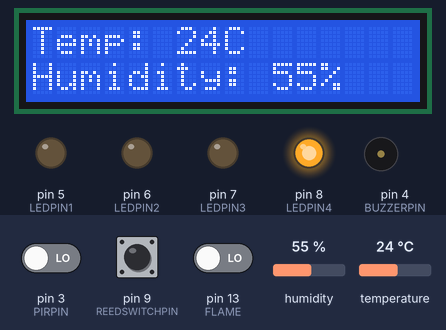
Simulated run of this sketch. Board: Arduino Uno, built with avr-gcc and run on an emulated ATmega328P. Parts: 16×2 character LCD, output pins drawn as LEDs (lit = HIGH), buzzer (waves = sounding). The test bench sets the inputs (shaded band); at power-on: pin 9 (REEDSWITCHPIN) HIGH, humidity 55 %, pin 3 (PIRPIN) LOW, pin 13 (FLAME) LOW, temperature 24 °C. What the sketch prints to the serial monitor is not drawn.

Above: at 1.3 s.
1.4 s: pin 9 (REEDSWITCHPIN) pulled LOW for 0.15 s
At 1.47 s:
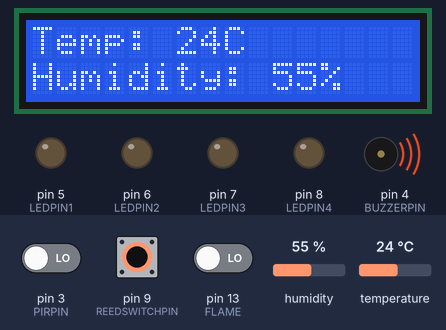
3.1 s: humidity set to 59 %
At 5.5 s:
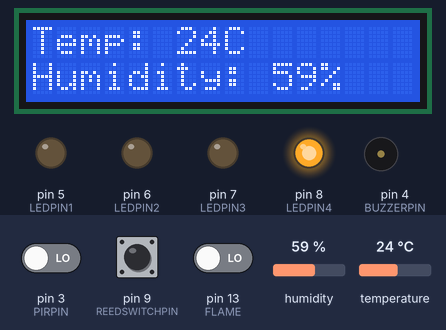
5.8 s: humidity set to 62 %
At 7.3 s:
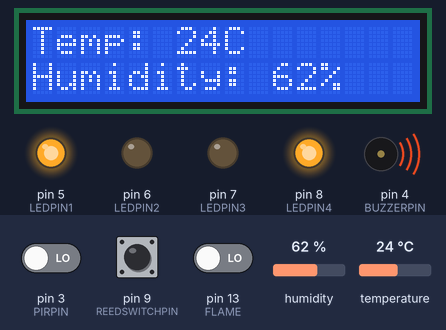
7.8 s: pin 3 (PIRPIN) driven HIGH
At 8.2 s:
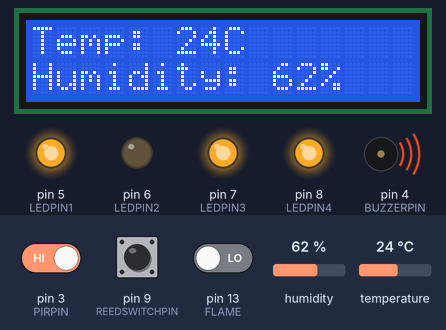
9.3 s: pin 13 (FLAME) driven HIGH
At 9.8 s:
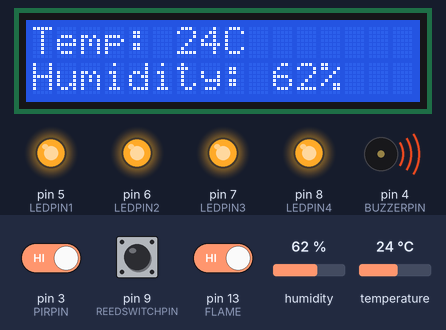
10.9 s: pin 9 (REEDSWITCHPIN) pulled LOW for 1 s
At 11.7 s:
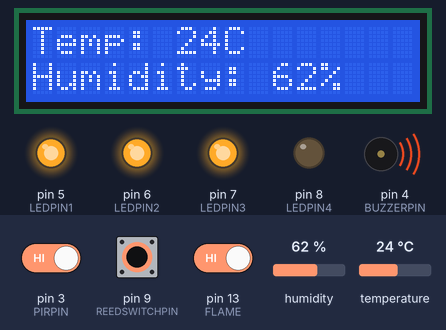
Timing chart, 0 to 13.9 s (numbered marks = the images above; inputs shaded):
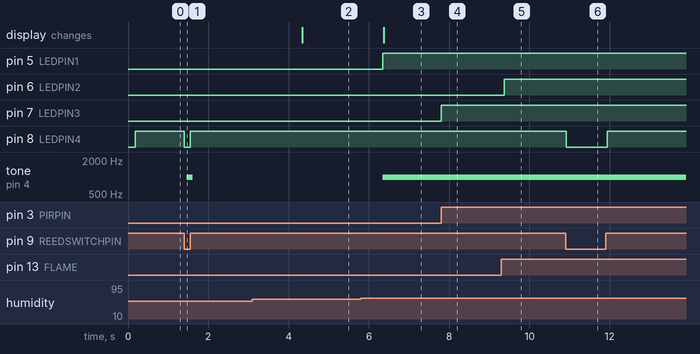

Measured:
- the behaviour switches between 60 and 61 % on humidity (found by bisection; images 2 and 3)
- after the input at 1.4 s, pin 8 (LEDPIN4): HIGH → LOW at once, → HIGH 0.15 s later; tone on pin 4 (BUZZERPIN): silent → 1000 Hz after 0.07 s, → silent 0.15 s later
- after the input at 3.1 s, the display: changes after 1.2 s (image 2)
- after the input at 5.8 s, pin 5 (LEDPIN1): LOW → HIGH after 0.55 s; tone on pin 4 (BUZZERPIN): silent → 1000 Hz after 0.55 s; the display: changes after 0.57 s (image 3)
- after the input at 7.8 s, pin 7 (LEDPIN3): LOW → HIGH at once
- after the input at 9.3 s, pin 6 (LEDPIN2): LOW → HIGH after 0.07 s
- after the input at 10.9 s, pin 8 (LEDPIN4): HIGH → LOW at once, → HIGH 1.0 s later

The sketch:

version1.ino
```cpp
#include <LiquidCrystal_I2C.h>     // include library for the LCD
#include "DHT.h"  // include library for the temperature and humidity sensor


#define DHTPIN 2             // DHT11 data pin connected to digital pin 2
#define DHTTYPE DHT11
#define FLAME 13          // Flame sensor analog pin connected to analog pin A0
#define PIRPIN 3             // PIR sensor digital pin connected to digital pin 3
#define PHOTOPIN A1          // Photoresistor analog pin connected to analog pin A1
#define BUZZERPIN 4          // Buzzer digital pin connected to digital pin 4
#define LEDPIN1 5            // LED 1 digital pin connected to digital pin 5
#define LEDPIN2 6            // LED 2 digital pin connected to digital pin 6
#define LEDPIN3 7            // LED 3 digital pin connected to digital pin 7
#define LEDPIN4 8            // LED 4 digital pin connected to digital pin 8
#define REEDSWITCHPIN 9      // Mini reed switch digital pin connected to digital pin 9
#define BUTTONPIN1 10        // Button 1 digital pin connected to digital pin 10
#define BUTTONPIN2 11        // Button 2 digital pin connected to digital pin 11
//#define BUTTONPIN3 12        // Button 3 digital pin connected to digital pin 12
//#define BUTTONPIN4 13        // Button 4 digital pin connected to digital pin 13

DHT dht(DHTPIN, DHTTYPE);

LiquidCrystal_I2C lcd(0x27, 16, 2);  // Set the LCD I2C address and size
//const int flamesensorMin = 0; // sensor minimum
//const int flamesensorMax = 0; // sensor maximum

void setup() {
Serial.begin(9600);
lcd.init();
lcd.begin(16, 2);           // Initialize the LCD
lcd.backlight();            // Turn on the LCD backlight
lcd.clear();
pinMode(LEDPIN1, OUTPUT);   // Set LED 1 pin as output
pinMode(LEDPIN2, OUTPUT);   // Set LED 2 pin as output
pinMode(LEDPIN3, OUTPUT);   // Set LED 3 pin as output
pinMode(LEDPIN4, OUTPUT);   // Set LED 4 pin as output
pinMode(BUZZERPIN, OUTPUT); // Set buzzer pin as output
pinMode(REEDSWITCHPIN, INPUT_PULLUP); // Set mini reed switch pin as input with internal pull-up resistor
pinMode(PIRPIN, INPUT);     // Set PIR sensor pin as input
pinMode(BUTTONPIN1, INPUT_PULLUP); // Set button 1 pin as input with internal pull-up resistor
//pinMode(BUTTONPIN2, INPUT_PULLUP); // Set button 2 pin as input with internal pull-up resistor
//pinMode(BUTTONPIN3, INPUT_PULLUP); // Set button 3 pin as input with internal pull-up resistor
//pinMode(BUTTONPIN4, INPUT_PULLUP); // Set button 4 pin as input with internal pull-up resistor
pinMode(FLAME, INPUT);
}

void loop() {
// Read temperature and humidity from DHT11 sensor
int temperature = dht.readTemperature();
int humidity = dht.readHumidity();
lcd.setCursor(0, 0);
lcd.print("Temp: ");
lcd.print(temperature);
lcd.print("C");
lcd.setCursor(0, 1);
lcd.print("Humidity: ");
lcd.print(humidity);
lcd.print("%");

if (temperature > 24 or humidity > 60) {
    digitalWrite(LEDPIN1, HIGH);
    //tone(BUZZERPIN,1000);
  } else {
    digitalWrite(LEDPIN1, LOW);
    //noTone(BUZZERPIN);
      }
Serial.print("Humidity: ");
Serial.print(humidity);
Serial.print(" %\t");
Serial.print("Temperature: ");
Serial.print(temperature);
Serial.println(" *C ");

// Read flame sensor value
if (digitalRead(FLAME) == HIGH)  {
  digitalWrite(LEDPIN2, HIGH);
  //noTone(BUZZERPIN);
  Serial.println("Fire!");
  }else{
    digitalWrite(LEDPIN2, LOW);
    //tone(BUZZERPIN, 1000);
     Serial.println("NO Fire!");
      }

//Activate alarm
if ((temperature > 24 or humidity > 60) or (digitalRead(FLAME) == HIGH) or (digitalRead(PIRPIN) == HIGH) or (digitalRead(REEDSWITCHPIN) == LOW) ) {
  tone(BUZZERPIN, 1000);
}else{
  noTone(BUZZERPIN);
      }


// Read PIR sensor value
if (digitalRead(PIRPIN) == HIGH)  {
  digitalWrite(LEDPIN3, HIGH);
  //noTone(BUZZERPIN);
  Serial.println("Motion Detected!");
  }else{
    digitalWrite(LEDPIN3, LOW);
    //tone(BUZZERPIN, 1000);
     Serial.println("NO Motion!");
      }

// Read mini reed switch state
if (digitalRead(REEDSWITCHPIN) == LOW)  {
  digitalWrite(LEDPIN4, LOW);
  //noTone(BUZZERPIN);
  Serial.println("Door Closed!");
  }else{
    digitalWrite(LEDPIN4, HIGH);
    //tone(BUZZERPIN, 1000);
     Serial.println("Door Open!");
      }}

// Read photoresistor value
//int lightValue = analogRead(PHOTOPIN);
```
